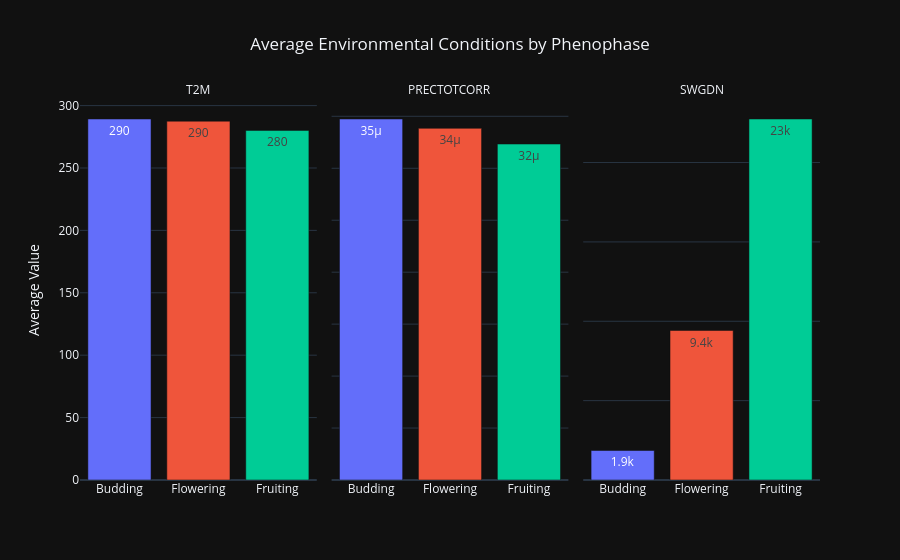

Source (notebook cell):
### Code cell
import pandas as pd
import plotly.express as px

# --- Step 1: Load your dataset ---
# Make sure 'plant_pest_dataset.csv' is in the same directory as your script
try:
    df = pd.read_csv('plant_pest_dataset.csv')
    print(f"🌍 Dataset loaded with {len(df)} records.")
except FileNotFoundError:
    print("❌ Error: 'plant_pest_dataset.csv' not found. Please check the file path.")
    exit()

# --- Step 2: Prepare the data ---
# Filter out zero-values for meaningful comparison
df_filtered = df[(df['SWGDN'] > 0) & (df['PRECTOTCORR'] > 0)].copy()
print(f"🔬 Using {len(df_filtered)} records for analysis.")

# Group by phenophase and calculate the average for each environmental variable
phenophase_profile = df_filtered.groupby('phenophase')[['T2M', 'PRECTOTCORR', 'SWGDN']].mean().reset_index()

print("\n📊 Average Environmental Profile per Phenophase:")
print(phenophase_profile)

# "Melt" the data to make it easy to plot
df_long = pd.melt(
    phenophase_profile,
    id_vars='phenophase',
    var_name='Environmental Variable',
    value_name='Average Value'
)

# --- Step 3: Create the Bar Charts with a Black Theme ---
print("\n📊 Generating classic bar charts with a dark theme...")

fig = px.bar(
    df_long,
    x='phenophase',
    y='Average Value',
    color='phenophase',
    facet_col='Environmental Variable',
    text_auto='.2s',
    title="Average Environmental Conditions by Phenophase",
    template='plotly_dark'  # This line sets the theme to black
)

# --- Step 4: Customize and Show the Plot ---
fig.update_yaxes(matches=None)
fig.update_layout(title_x=0.5, showlegend=False)
fig.for_each_xaxis(lambda x: x.update(title=''))
fig.for_each_annotation(lambda a: a.update(text=a.text.split("=")[-1]))

fig.show()
print("✅ Plot generation complete.")

# --- Step 5: Save the Processed Data ---
output_filename = 'phenophase_environmental_profiles.json'
df_long.to_json(output_filename, orient='records', indent=4) # Using indent for readability
print(f"\n💾 Processed data saved to '{output_filename}'")

output_filename_gz = 'phenophase_environmental_profiles.json.gz'
df_long.to_json(output_filename_gz, orient='records', compression='gzip')
print(f"💾 Compressed JSON saved to '{output_filename_gz}'")

### Figure 1 — Plotly figure (JSON) as saved in the notebook; plotly's stock layout.template omitted (floating-point values rounded to 4 significant figures)
{"data": [{"hovertemplate": "phenophase=%{x}<br>Environmental Variable=T2M<br>Average Value=%{y}<extra></extra>", "legendgroup": "Budding", "marker": {"color": "#636efa", "pattern": {"shape": ""}}, "name": "Budding", "orientation": "v", "showlegend": true, "textposition": "auto", "texttemplate": "%{y:.2s}", "type": "bar", "x": ["Budding"], "xaxis": "x", "y": [289.3], "yaxis": "y"}, {"hovertemplate": "phenophase=%{x}<br>Environmental Variable=PRECTOTCORR<br>Average Value=%{y}<extra></extra>", "legendgroup": "Budding", "marker": {"color": "#636efa", "pattern": {"shape": ""}}, "name": "Budding", "orientation": "v", "showlegend": false, "textposition": "auto", "texttemplate": "%{y:.2s}", "type": "bar", "x": ["Budding"], "xaxis": "x2", "y": [3.474e-05], "yaxis": "y2"}, {"hovertemplate": "phenophase=%{x}<br>Environmental Variable=SWGDN<br>Average Value=%{y}<extra></extra>", "legendgroup": "Budding", "marker": {"color": "#636efa", "pattern": {"shape": ""}}, "name": "Budding", "orientation": "v", "showlegend": false, "textposition": "auto", "texttemplate": "%{y:.2s}", "type": "bar", "x": ["Budding"], "xaxis": "x3", "y": [1859.0], "yaxis": "y3"}, {"hovertemplate": "phenophase=%{x}<br>Environmental Variable=T2M<br>Average Value=%{y}<extra></extra>", "legendgroup": "Flowering", "marker": {"color": "#EF553B", "pattern": {"shape": ""}}, "name": "Flowering", "orientation": "v", "showlegend": true, "textposition": "auto", "texttemplate": "%{y:.2s}", "type": "bar", "x": ["Flowering"], "xaxis": "x", "y": [287.5], "yaxis": "y"}, {"hovertemplate": "phenophase=%{x}<br>Environmental Variable=PRECTOTCORR<br>Average Value=%{y}<extra></extra>", "legendgroup": "Flowering", "marker": {"color": "#EF553B", "pattern": {"shape": ""}}, "name": "Flowering", "orientation": "v", "showlegend": false, "textposition": "auto", "texttemplate": "%{y:.2s}", "type": "bar", "x": ["Flowering"], "xaxis": "x2", "y": [3.384e-05], "yaxis": "y2"}, {"hovertemplate": "phenophase=%{x}<br>Environmental Variable=SWGDN<br>Average Value=%{y}<extra></extra>", "legendgroup": "Flowering", "marker": {"color": "#EF553B", "pattern": {"shape": ""}}, "name": "Flowering", "orientation": "v", "showlegend": false, "textposition": "auto", "texttemplate": "%{y:.2s}", "type": "bar", "x": ["Flowering"], "xaxis": "x3", "y": [9418.0], "yaxis": "y3"}, {"hovertemplate": "phenophase=%{x}<br>Environmental Variable=T2M<br>Average Value=%{y}<extra></extra>", "legendgroup": "Fruiting", "marker": {"color": "#00cc96", "pattern": {"shape": ""}}, "name": "Fruiting", "orientation": "v", "showlegend": true, "textposition": "auto", "texttemplate": "%{y:.2s}", "type": "bar", "x": ["Fruiting"], "xaxis": "x", "y": [280.1], "yaxis": "y"}, {"hovertemplate": "phenophase=%{x}<br>Environmental Variable=PRECTOTCORR<br>Average Value=%{y}<extra></extra>", "legendgroup": "Fruiting", "marker": {"color": "#00cc96", "pattern": {"shape": ""}}, "name": "Fruiting", "orientation": "v", "showlegend": false, "textposition": "auto", "texttemplate": "%{y:.2s}", "type": "bar", "x": ["Fruiting"], "xaxis": "x2", "y": [3.233e-05], "yaxis": "y2"}, {"hovertemplate": "phenophase=%{x}<br>Environmental Variable=SWGDN<br>Average Value=%{y}<extra></extra>", "legendgroup": "Fruiting", "marker": {"color": "#00cc96", "pattern": {"shape": ""}}, "name": "Fruiting", "orientation": "v", "showlegend": false, "textposition": "auto", "texttemplate": "%{y:.2s}", "type": "bar", "x": ["Fruiting"], "xaxis": "x3", "y": [22740.0], "yaxis": "y3"}], "layout": {"annotations": [{"font": {}, "showarrow": false, "text": "T2M", "x": 0.16, "xanchor": "center", "xref": "paper", "y": 1, "yanchor": "bottom", "yref": "paper"}, {"font": {}, "showarrow": false, "text": "PRECTOTCORR", "x": 0.5, "xanchor": "center", "xref": "paper", "y": 1, "yanchor": "bottom", "yref": "paper"}, {"font": {}, "showarrow": false, "text": "SWGDN", "x": 0.84, "xanchor": "center", "xref": "paper", "y": 1, "yanchor": "bottom", "yref": "paper"}], "barmode": "relative", "legend": {"title": {"text": "phenophase"}, "tracegroupgap": 0}, "showlegend": false, "title": {"text": "Average Environmental Conditions by Phenophase", "x": 0.5}, "xaxis": {"anchor": "y", "categoryarray": ["Budding", "Flowering", "Fruiting"], "categoryorder": "array", "domain": [0, 0.32], "title": {"text": ""}}, "xaxis2": {"anchor": "y2", "categoryarray": ["Budding", "Flowering", "Fruiting"], "categoryorder": "array", "domain": [0.34, 0.66], "matches": "x", "title": {"text": ""}}, "xaxis3": {"anchor": "y3", "categoryarray": ["Budding", "Flowering", "Fruiting"], "categoryorder": "array", "domain": [0.68, 1.0], "matches": "x", "title": {"text": ""}}, "yaxis": {"anchor": "x", "domain": [0, 1], "title": {"text": "Average Value"}}, "yaxis2": {"anchor": "x2", "domain": [0, 1], "showticklabels": false}, "yaxis3": {"anchor": "x3", "domain": [0, 1], "showticklabels": false}}}
